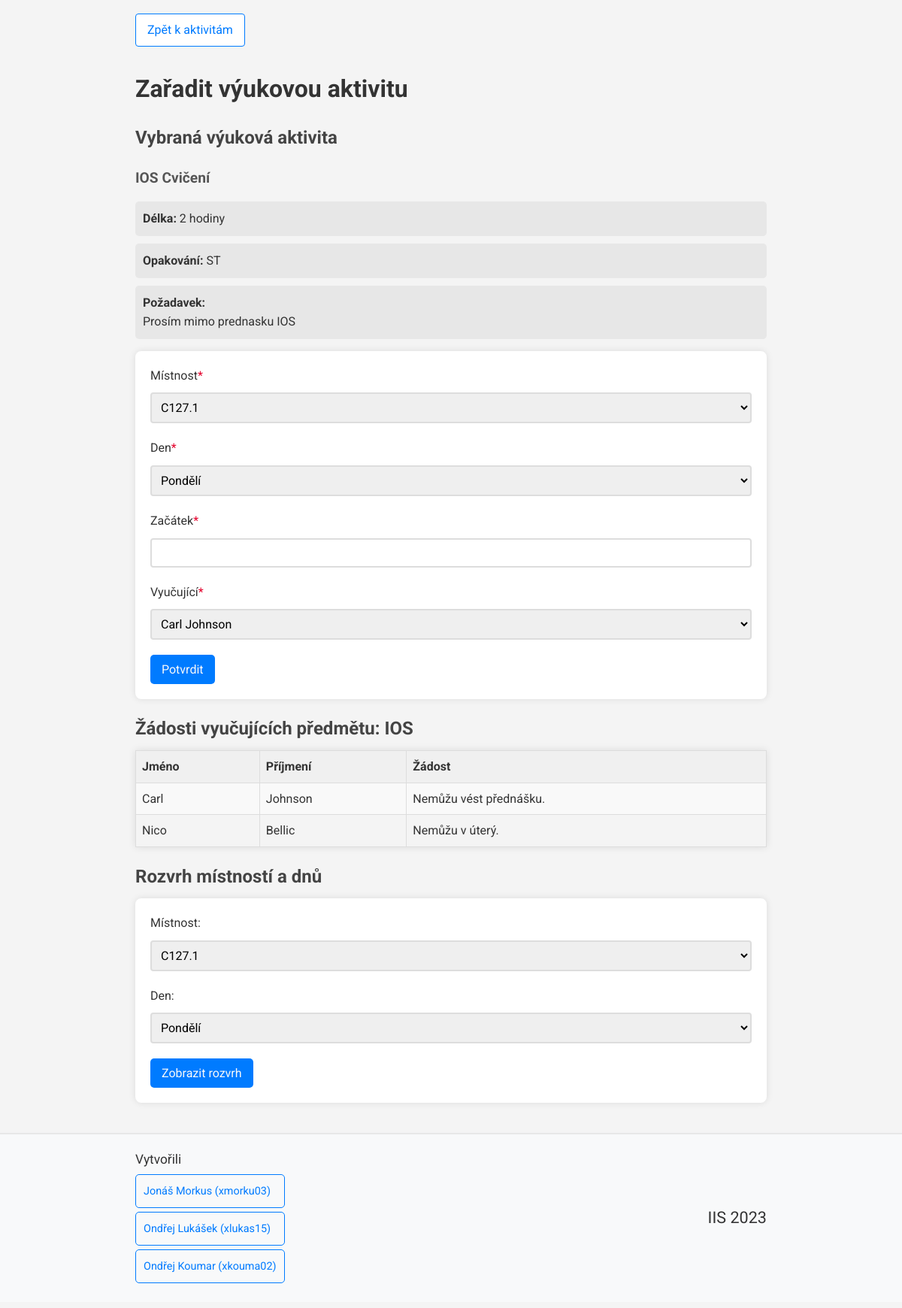
/views/scheduler_views/activity_scheduling.php?id=2 (signed in), run on the app's committed database.
### tables this page shows
CREATE TABLE Vyuk_aktivita (
	ID_Aktiv INT(5) NOT NULL AUTO_INCREMENT,
	typ varchar(10) NOT NULL,
	delka int(2),
	popis varchar(100) NOT NULL,
    pozadavek varchar(200),
	opakovani varchar(20) NOT NULL,
	mistnost varchar(6),
    predmet varchar(3) NOT NULL,
    start int(2),
    den varchar(2),
    vyucujici INT(5),
	PRIMARY KEY (ID_Aktiv),
    FOREIGN KEY (predmet) REFERENCES Predmet(zkratka) ON DELETE CASCADE,
    FOREIGN KEY (mistnost) REFERENCES Mistnost(ID_mist) ON DELETE SET NULL,
    FOREIGN KEY (vyucujici) REFERENCES Osoba(ID_Osoba) ON DELETE SET NULL
);

CREATE TABLE Osoba_predmet (
    ID_Osoba INT(5) NOT NULL,
    zkratka varchar(3) NOT NULL,
    zadost varchar(255),
    PRIMARY KEY (ID_Osoba, zkratka),
    FOREIGN KEY (ID_Osoba) REFERENCES Osoba(ID_Osoba) ON DELETE CASCADE,
    FOREIGN KEY (zkratka) REFERENCES Predmet(zkratka) ON DELETE CASCADE
);

CREATE TABLE Osoba (
	ID_Osoba INT(5) NOT NULL AUTO_INCREMENT,
	jmeno varchar(15) NOT NULL,
	prijmeni varchar(15) NOT NULL,
	email varchar(50) NOT NULL,
    heslo varchar(255) NOT NULL,  
	telefon INT(9) NOT NULL,
    role varchar(4) NOT NULL,  
	PRIMARY KEY (ID_Osoba)
);

### misc/db_conn_parameters.php (called while the page is built)
<?php
function getDbConnectionParams()
{
    $connString = "mysql:host=db;dbname=mydatabase";
    $userName = "myuser";
    $password = "mypassword";
    $options = array(
        PDO::MYSQL_ATTR_INIT_COMMAND => "SET NAMES 'utf8'"
    );
    return array(
        "connString" => $connString,
        "userName" => $userName,
        "password" => $password,
        "options" => $options
    );
}

### services/activity_service.php (called while the page is built, shortened)
<?php
require_once __DIR__ . "/../misc/db_conn_parameters.php";
class activityService {
    private PDO $pdo;
    function __construct()
    {
        try {
            $params = getDbConnectionParams();
            $this->pdo = new PDO($params["connString"], $params["userName"], $params["password"], $params["options"]);
        }
        catch (PDOException $e) {
            error_log("Error connecting to database: " . $e->getMessage());
        }
    }
    function getActivityInfo($id){
        try {
            $stmt = $this->pdo->prepare("SELECT * FROM Vyuk_aktivita WHERE ID_Aktiv = (?)");
            $stmt->execute(array($id));
            return $stmt->fetch(PDO::FETCH_ASSOC);
        }
        catch (PDOException $e) {
            error_log("Data input unsuccessful");
            return null;
        }
    }
}

### controllers/activity_controllers/schedule_controller.php (called while the page is built, shortened)
<?php
require_once "../../services/activity_service.php";
function typeText($type) {
    return match ($type) {
        'cviceni' => 'Cvičení',
        'prednaska' => 'Přednáška',
        'zkouska' => 'Zkouška',
        default => $type,
    };
}

### services/room_service.php (called while the page is built, shortened)
<?php
require_once __DIR__ . "/../misc/db_conn_parameters.php";
class roomService{
    private PDO $pdo;
    function __construct()
    {
        try {
            $params = getDbConnectionParams();
            $this->pdo = new PDO($params["connString"], $params["userName"], $params["password"], $params["options"]);
        }
        catch (PDOException $e) {
            error_log("Error connecting to database: " . $e->getMessage());
        }
    }
    function getRoomIDs(){
        try {
            $stmt = $this->pdo->prepare("SELECT ID_mist FROM Mistnost");
            $stmt->execute();
            $subjectArray = array();
            while ($row = $stmt->fetch(PDO::FETCH_ASSOC)) {
                $subjectArray[] = $row['ID_mist'];
            }
            return $subjectArray;
        }
        catch (PDOException $e) {
            error_log("Room not found: " . $e->getMessage());
            return null;
        }
    }
}

### services/subject_service.php (called while the page is built, shortened)
<?php
require_once __DIR__ . "/../misc/db_conn_parameters.php";
class subjectService {
    private PDO $pdo;
    function __construct()
    {
        try {
            $params = getDbConnectionParams();
            $this->pdo = new PDO($params["connString"], $params["userName"], $params["password"], $params["options"]);
        }
        catch (PDOException $e) {
            error_log("Error connecting to database: " . $e->getMessage());
        }
    }
    function getRequestsBySubject($subject) {
        try {
            $stmt = $this->pdo->prepare("SELECT Osoba.jmeno, Osoba.prijmeni, Osoba_predmet.zadost
                                        FROM Osoba
                                        JOIN Osoba_predmet ON Osoba.ID_Osoba = Osoba_predmet.ID_Osoba
                                        WHERE Osoba.role = 'vyuc' AND Osoba_predmet.zadost IS NOT NULL AND Osoba_predmet.zkratka = ?");
            $stmt->execute(array($subject));
            return $stmt->fetchAll(PDO::FETCH_ASSOC);
        }
        catch (PDOException $e) {
            error_log("Could not get requests: " . $e->getMessage());
            return "Could not get requests: " . $e->getMessage();
        }
    }
    function getSubjectTeachers($subjectId) {
        try {
            $stmt = $this->pdo->prepare("SELECT Osoba.ID_Osoba, jmeno, prijmeni
                                        FROM Osoba
                                        JOIN Osoba_predmet ON Osoba.ID_Osoba = Osoba_predmet.ID_Osoba
                                        JOIN Predmet ON Osoba_predmet.zkratka = Predmet.zkratka
                                        WHERE Predmet.zkratka = ? AND Osoba.role = ?");
            $stmt->execute(array($subjectId, "vyuc"));
            return $stmt->fetchAll(PDO::FETCH_ASSOC);
        }
        catch (PDOException $e) {
            error_log("Couldn't get subject teachers: " . $e->getMessage());
            return null;
        }
    }
}

### views/scheduler_views/activity_scheduling.php (the view, shortened to what this page needs)
<?php
require_once "../../common.php";
require_once "../../controllers/activity_controllers/schedule_controller.php";
require_once "../../services/activity_service.php";
require_once "../../services/room_service.php";
require_once "../../controllers/request_controllers/requests_list.php";
$activityService = new activityService();
$activity = $activityService->getActivityInfo($_GET['id']);
$roomService = new roomService();
$rooms = $roomService->getRoomIDs();
$subjectService = new subjectService();
?>
<a class='direct_link' href="schedule_activities.php">Zpět k aktivitám</a>
<h1>
    Zařadit výukovou aktivitu
</h1>
<h2>
    Vybraná výuková aktivita
</h2>
<h3>
    <?= $activity['predmet'] ?> <?= typeText($activity['typ']) ?>
</h3>
<ul>
    <li><b>Délka:</b> <?= $activity['delka']?> hodiny</li>
    <li><b>Opakování:</b> <?= $activity['opakovani']?></li>
    <li><b>Požadavek:</b>
        <br>
        <?= $activity['pozadavek']?>
    </li>
</ul>
<form action="../../controllers/scheduler_controllers/activity_schedule.php" method="post" onsubmit="return validateForm(fields);">
    <label for="mistnost">Místnost<?= requiredField(); ?></label>
    <select name="mistnost" id="mistnost">
        <?php
        foreach ($rooms as $room) {
            echo '<option value="'. $room .'"' . checkSelect($room, $activity['mistnost']) . '>' . $room .'</option>';
        }
        ?>
    </select>
    <br>
    <label for="den">Den<?= requiredField(); ?></label>
    <select name="den" id="den">
        <option value="PO" <?= checkSelect("PO", $activity['den']) ?>>Pondělí</option>
    </select>
    <br>
    <label for="start">Začátek<?= requiredField(); ?></label>
    <input type="number" min="8" max="20" name="start" id="start" value="<?php if (isset($activity['start'])) {echo $activity['start'];}  ?>" />
    <br>
    <label for="vyucujici">Vyučující<?= requiredField(); ?></label>
    <select name="vyucujici" id="vyucujici">
        <?php
        $teachers = $subjectService->getSubjectTeachers($activity['predmet']);
        if (!$teachers) {
            echo "<option value='' selected>Předmět nemá vyučující.</option>";
        }
        else {
            foreach ($teachers as $teacher) {
                echo "<option " . checkSelect($teacher['ID_Osoba'], $activity['vyucujici']) . " value='" . $teacher['ID_Osoba'] . "'>" . $teacher['jmeno'] . " " . $teacher['prijmeni'] . "</option>";
            }
        }
        ?>
    </select>
    <br>
    <input type="submit" value="Potvrdit" />
</form>
<h2>
        Žádosti vyučujících předmětu: <?= $activity['predmet'] ?>
</h2>
<table>
    <tr>
        <th>Jméno</th>
        <th>Příjmení</th>
        <th>Žádost</th>
    </tr>
    <?php
    echo listRequests($activity['predmet']);
    ?>
</table>
<h2>
    Rozvrh místností a dnů
</h2>
<form method="post" onclick="saveFormValues()">
    <label for="selectedRoom">Místnost:</label>
    <select name="selectedRoom" id="selectedRoom">
        <?php foreach ($rooms as $room) {
            if (isset($_POST['selectedRoom'])) {
                echo '<option value="'. $room .'"' . checkSelect($room, $_POST['selectedRoom']) . '>' . $room .'</option>';
            }
            else {
                echo '<option value="'. $room .'">' . $room .'</option>';
            }
        } ?>
    </select>
    <label for="selectedDay">Den:</label>
    <select name="selectedDay" id="selectedDay">
        <option value="PO" <?php if (isset($_POST['selectedDay'])) echo checkSelect("PO", $_POST['selectedDay']); ?>>Pondělí</option>
    </select>
    <input type="submit" name="submit" value="Zobrazit rozvrh" />
</form>

### controllers/request_controllers/requests_list.php
<?php
require_once "../../services/subject_service.php";
function listRequests($subject) {
    $subjectService = new subjectService();
    $requests = $subjectService->getRequestsBySubject($subject);
    $finalValue = '';
    foreach ($requests as $request) {
        $finalValue .= '<tr>
                        <td>' . $request['jmeno'] . '</td>
                        <td>' . $request['prijmeni'] . '</td>
                        <td>' . $request['zadost'] . '</td></tr>';
    }
    return $finalValue;
}

### public/style.css (style rules this page uses)
.direct_link { display: inline-block; color: #007bff; background-color: #fff; padding: 8px 15px; margin: 10px 0; border-radius: 4px; text-decoration: none; border: 1px solid #007bff; transition: background-color 0.3s, color 0.3s; }
* { font-family: 'Roboto', sans-serif; }
body { background-color: #f4f4f4; color: #333; line-height: 1.6; margin: 8px 0; }
h1, h2, h3 { color: #333; }
h1 { font-size: 2em; margin-bottom: 0.5em; }
h2 { font-size: 1.5em; color: #444; margin-bottom: 0.4em; }
h3 { font-size: 1.2em; color: #555; margin-bottom: 0.3em; }
ul { list-style: none; padding: 0; }
ul li { background: #e7e7e7; margin-bottom: 10px; padding: 10px; border-radius: 5px; }
form { background: #fff; padding: 20px; border-radius: 8px; box-shadow: 0 0 10px rgba(0,0,0,0.1); margin-bottom: 20px; }
input, select { font-size: 1em; }
input[type="text"], input[type="number"], input[type="tel"], input[type="email"], input[type="password"], select { width: 100%; padding: 8px; margin-bottom: 20px; border-radius: 4px; border: 2px solid #ddd; box-sizing: border-box; }
label { display: inline-block; align-items: center; margin-right: 20px; margin-bottom: 10px; }
input[type="submit"] { background: #007bff; color: #f8f9fa; padding: 10px 15px; border: none; border-radius: 5px; cursor: pointer; transition: background-color 0.3s, color 0.3s; }
table { width: 100%; border-collapse: collapse; margin-bottom: 20px; box-shadow: 0 0 10px rgba(0,0,0,0.1); }
table, th, td { border: 1px solid #ddd; }
th, td { text-align: left; padding: 8px; }
th { background-color: #f0f0f0; }
tr:nth-child(even) { background-color: #f9f9f9; }

### data on the page
vyuk_aktivita: predmet "IOS", typ "Cvičení", delka "2", opakovani "ST", pozadavek "Prosím mimo prednasku IOS"
osoba_predmet: ID_Osoba.jmeno "Carl", ID_Osoba.prijmeni "Johnson", zadost "Nemůžu vést přednášku."
osoba_predmet: ID_Osoba.jmeno "Nico", ID_Osoba.prijmeni "Bellic", zadost "Nemůžu v úterý."

### other printed values
form field mistnost "C127.1"
form field vyucujici "Carl Johnson"
form field selectedRoom "C127.1"
